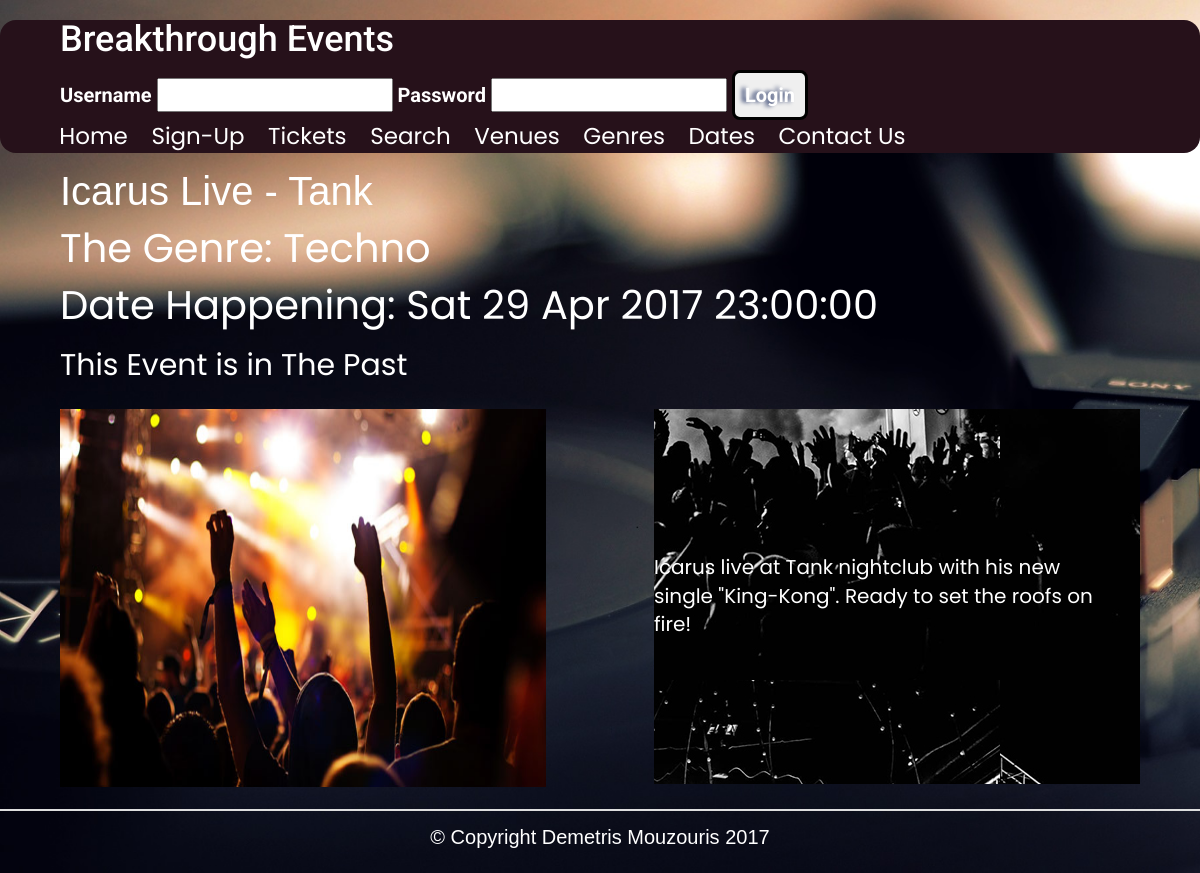
Page /details.php?EventsID=3 on the committed database.
### tables this page shows
CREATE TABLE IF NOT EXISTS `events` (
  `EventsID` int(11) NOT NULL AUTO_INCREMENT,
  `Name` varchar(70) NOT NULL,
  `EventsDate` datetime NOT NULL,
  `Location` varchar(70) NOT NULL,
  `Genre` varchar(30) NOT NULL,
  `AmofTickets` int(11) NOT NULL,
  `Capacity` int(11) NOT NULL,
  `Price` int(11) NOT NULL,
  `Image` varchar(70) NOT NULL,
  `Info` text NOT NULL,
  PRIMARY KEY (`EventsID`)
);

### includes/functions.inc.php (called while the page is built, shortened)
<?php
function safeInt($int){
	return filter_var($int, FILTER_VALIDATE_INT);
}
?>

### details.php (the view, shortened to what this page needs)
<?php
include('includes/conn.inc.php');
include('includes/functions.inc.php');
$sEventsID = safeInt($_GET['EventsID']);
$sql= "SELECT * FROM events WHERE EventsID LIKE :EventsID";
$stmt = $pdo->prepare($sql);
$stmt->bindParam(':EventsID', $sEventsID, PDO::PARAM_INT);
$stmt->execute();
$row = $stmt->fetchObject();
?>
<!DOCTYPE html>
<html>
          <head>
<link rel="stylesheet" href="stylesheet/bootstrap-3.3.7-dist/css/bootstrap.css">
<link rel="stylesheet" href="stylesheet/style.css">
	<link rel="stylesheet" href="stylesheet/cms.css">
	<link rel="stylesheet" type="text/css" media="only screen and (max-width:700px)" href="stylesheet/mobilestyle.css">
</head>
<body>
	<header>
            <div id="logo">
                <h1>Breakthrough Events</h1>
          <?php
      if(isset($_SESSION['login'])){
        include('includes/session-logout.inc.php');
      }else{
        include('includes/session-login.inc.php');
      }
      ?>
            </div>
                <nav>
                <ul class="topMenu">
                 <li class="first"><a href="index.php">Home</a></li>
                 <?php
                 if (!isset($_SESSION['login'])){
				 echo "<li><a href=\"Sign-Up.php\">Sign-Up</a></li>";
                 }
                 ?>
                 <li><a href="Tickets.php">Tickets</a></li>
                 <li><a href="search.php">Search</a></li>
                 <li><a href="venues.php">Venues</a></li>
                 <li><a href="genre.php">Genres</a></li>
                 <li><a href="dates.php">Dates</a></li>
                 <li><a href="Contact-us.php">Contact Us</a></li>
                </ul>
                </nav>
            </header>
  <?php
   if(isset($_GET['EventsID'])){
						     echo "<div class=\"outcomes\">";
						   echo "<div class=\"searchtitles\">";
						   echo "$row->Name"," - $row->Location";
						   echo "</div>";
						   echo "<div class=\"Datesoccuring\">";
						   echo "The Genre: ";
						   echo " $row->Genre";
						   echo "</div>";
						   $ts = strtotime ($row->EventsDate);
						   $prettyDate = date("D d M Y H\:i\:s ", $ts);
						   echo "<div class=\"Datesoccuring\">";
						   echo "<p>Date Happening: $prettyDate</p>";
						   echo "</div>";
						   echo "<div class=\"timeuntil\">";
						   $CurrentDate = new DateTime();
						   if ($ts <  strtotime('now') )  {
									echo "This Event is in The Past";
								}else{
						   $EventDate = new DateTime($prettyDate);
						   $theDifference = $EventDate->diff($CurrentDate);
						   echo "TIME LEFT UNTIL EVENT: "; echo $theDifference->format("%a days, %h hours, %i minutes, %s seconds");
						   }
						   echo "</div>";
						   echo "<div class=\"eventpics\">";
						   echo "<img src=\"eventpics/{$row->Image}\" alt=\"{$row->Name}\">";
						   echo "</div>";
						   echo "<div class=\"eventdetails\">";
						   echo "<p> $row->Info </p>";
					  	   echo "</div>";
						   echo "</div>";
   }
    ?>
<footer>
		<p>&copy; Copyright Demetris Mouzouris 2017</p>
	</footer>
</body>
</html>

### stylesheet/style.css (style rules this page uses)
body { font-size:20px; margin:0; background: url("../Images/background3.jpg"); color:#ffffff; background-size:cover; background-attachment:fixed; background-repeat:no-repeat; }
header { height: auto; border-radius:16px; background-color: #26111A; }
h1 { font-family: 'Roboto', sans-serif; color:#fff; }
#logo { padding-left:5%; }
.outcomes { border-bottom: 1px solid #DEDEDE; padding-right:5%; padding-left:5%; }
.searchtitles { font-size: 40px; padding-right:5%; }
.Datesoccuring { font-family: 'Poppins', sans-serif; font-size:40px; margin:auto; padding-right:5%; }
.timeuntil { font-family: 'Poppins', sans-serif; font-size:30px; margin:auto; padding-bottom:2%; padding-right:5%; }
.eventpics { display:inline; }
.eventpics img { width:45%; height: 400px; padding-bottom:2%; }
.eventdetails { font-family: 'Poppins', sans-serif; font-size:20px; width:45%; height: 375px; float:right; padding-top:15px; padding-bottom:15px; padding-right:3%; background: url("../Images/background6.jpg"); background-attachment:fixed; }
.eventdetails p { font-size:20px; position: relative; top: 50%; transform: translateY(-50%); margin:0px; }
.topMenu { font-family: 'Poppins', sans-serif; list-style: none; font-size:23px; padding-left:2%; overflow: hidden; }
.topMenu .first { padding-left:3%; }
.topMenu li { float:left; padding-left:2% }
.topMenu a { text-decoration: none; color:#ffffff; }
footer { clear:left; overflow: hidden; padding: 1% 0%; border-top: 1px solid #DEDEDE; }
footer p { text-align: center; color:#ffffff; }

### stylesheet/cms.css (style rules this page uses)
body { font-family:helvetica, arial, sans-serif; }

### stylesheet/mobilestyle.css (style rules this page uses)
header { overflow: hidden; background: #26111A; height:auto; }
#logo { padding: 5px; text-transform: uppercase; }
.eventdetails { height:263px; }
.eventdetails p { font-size:4.5vw; position: relative; top: 50%; transform: translateY(-50%); margin:0px; }
.searchtitles { border-bottom:1px solid #ccc; font-size: 25px; }
.Datesoccuring { font-size:20px; padding-bottom: 2%; }
.timeuntil { font-size:20px; }
.eventpics img { height: 270px; }
.topMenu .first { padding:0px; }
.topMenu { padding-left:5%; clear:left; float: none; width:auto; padding: 0px; margin:0; background-color:#fff; }
.topMenu li { float:none; padding:5px 0; border-bottom:1px solid #ccc; }
.topMenu a { padding-left:5%; color:#000; padding: 0; text-align:left; }

### rows in the picture
events: Name "Icarus Live", Location "Tank", Genre "Techno", EventsDate "Sat 29 Apr 2017 23:00:00", Image (picture), Info "Icarus live at Tank nightclub with his new single \"King-Kong\". Ready to set the roofs on fire!"
